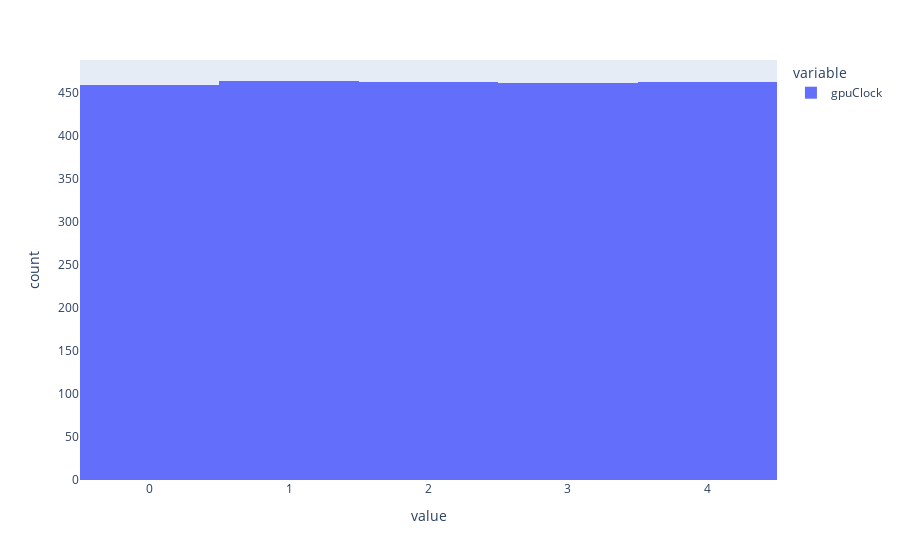

The code cell stored with this chart in its notebook:
### Code cell
px.histogram(train_freq["gpuClock"])

### Figure 1 — Plotly figure (JSON) as saved in the notebook; plotly's stock layout.template omitted (floating-point values rounded to 4 significant figures; data arrays with more than 128 entries replaced by an {"elided": "..."} marker saying what was removed)
{"data": [{"alignmentgroup": "True", "bingroup": "x", "hovertemplate": "variable=gpuClock<br>value=%{x}<br>count=%{y}<extra></extra>", "legendgroup": "gpuClock", "marker": {"color": "#636efa", "pattern": {"shape": ""}}, "name": "gpuClock", "offsetgroup": "gpuClock", "orientation": "v", "showlegend": true, "type": "histogram", "x": {"elided": "2311 int values"}, "xaxis": "x", "yaxis": "y"}], "layout": {"autosize": true, "barmode": "relative", "legend": {"title": {"text": "variable"}, "tracegroupgap": 0}, "margin": {"t": 60}, "xaxis": {"anchor": "y", "autorange": true, "domain": [0, 1], "range": [-0.5, 4.5], "title": {"text": "value"}, "type": "linear"}, "yaxis": {"anchor": "x", "autorange": true, "domain": [0, 1], "range": [0, 488.4], "title": {"text": "count"}}}}
